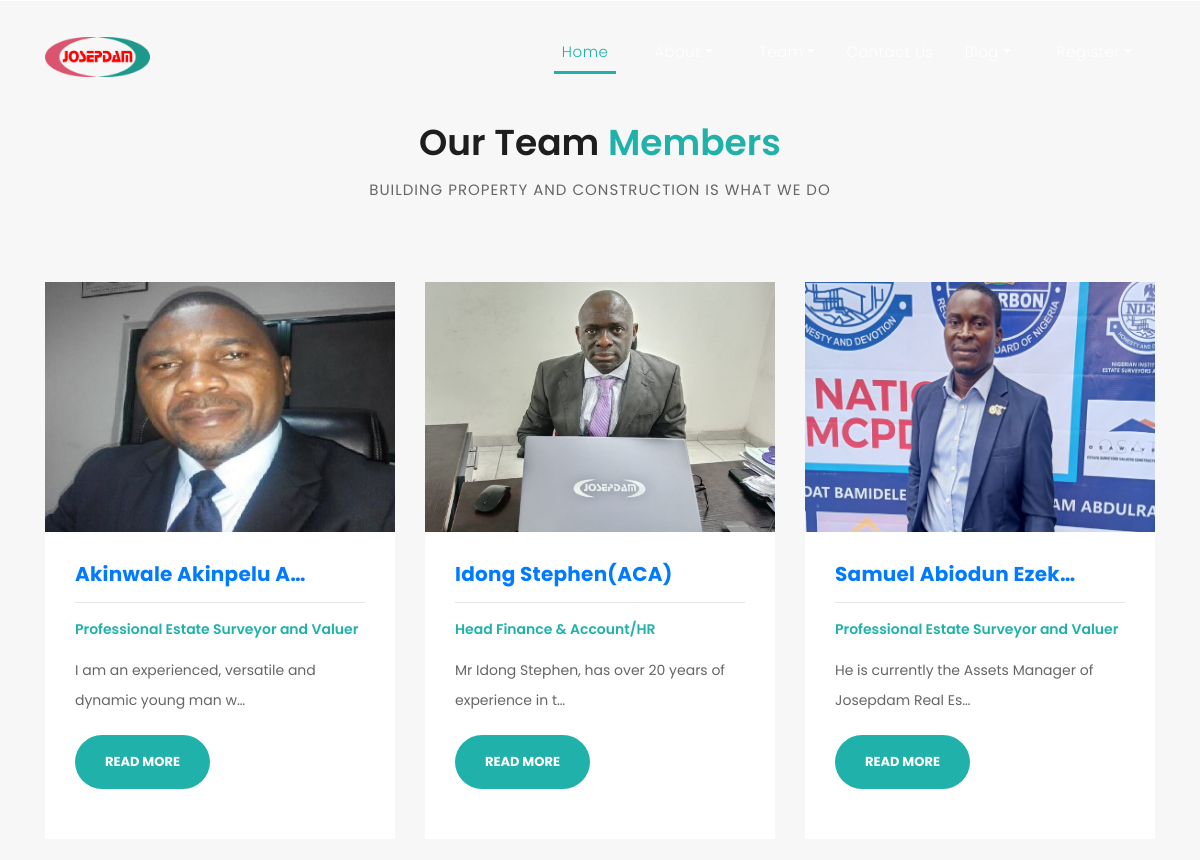
Before: /team/ (upper part) with the older database file.
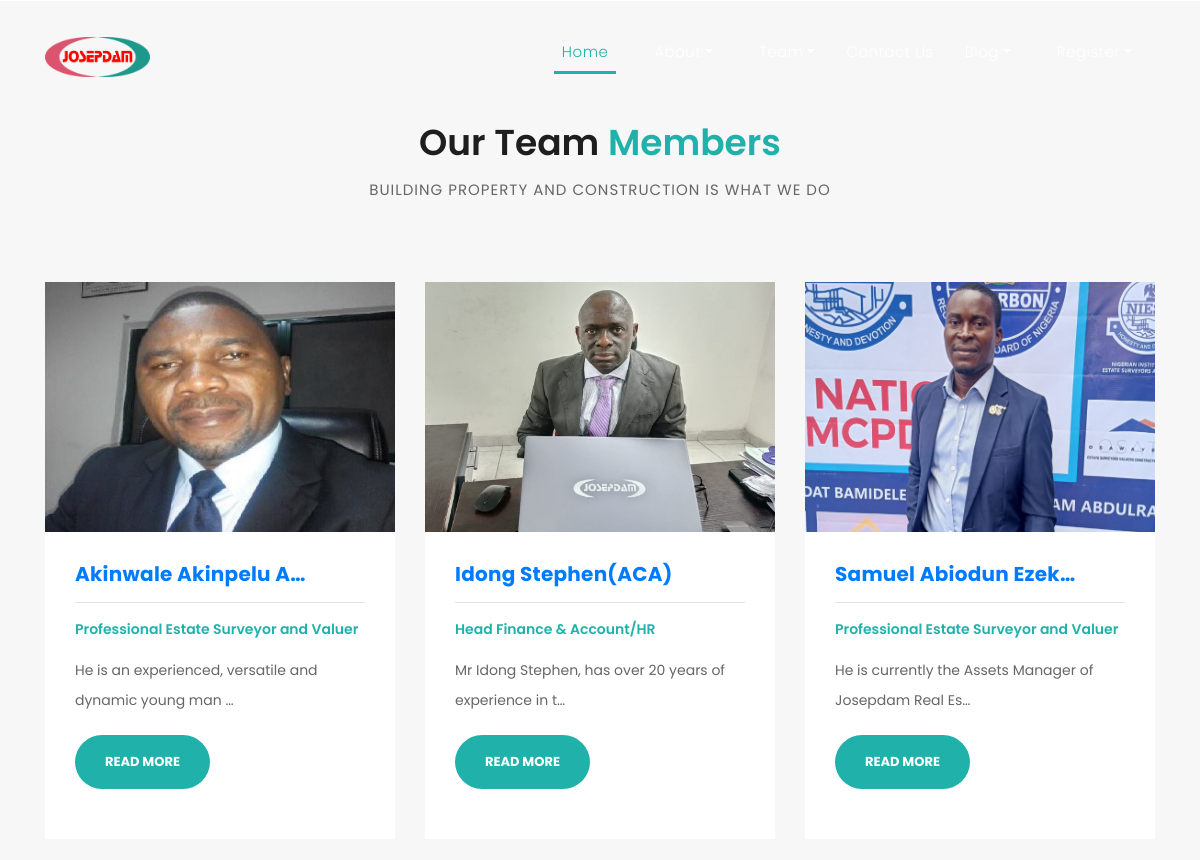
After: the same page with the newer database file.
### josepdam/models.py (models this page shows, shortened)
class TeamsPost (models.Model):
    worker_name = models.CharField (max_length = 200, blank=True, null=True)
    worker_position = models.CharField (max_length = 200, blank=True, null=True)
    worker_description = models.TextField()
    worker_img = models.ImageField(upload_to='images')
    slug = models.SlugField (max_length=25)
    publish_date = models.DateTimeField (auto_now_add= True)
    author = models.ForeignKey(User, on_delete=models.CASCADE)
    class Meta:
        ordering =['-publish_date']

### josepdam/views.py (the view)
# urls.py: path('team/', TeamView.as_view(), name='team'),
class TeamView (ListView):
    model = TeamsPost
    template_name = 'josep/team.html'

### templates/josep/team.html (shortened to what this page needs)
{% extends "base.html" %}
{% load static %}
{% block content %}
    <div class="team" style="margin: 0">
      <div class="container">
        <div class="row">
          <div class="col-md-12">
            <div class="section-heading">
              <h2>Our Team <em>Members</em></h2>
              <span>Building property and construction is what we do </span>
            </div>
          </div>
          {% for post in object_list %}
          <div class="col-md-4">
            <div class="team-item">
              <a href="{% url 'detail-team' post.pk %}">
                {% if post.worker_img %}
                <img src="{{ post.worker_img.url }}" height="250px" alt="">
                {% endif %}
              </a>
              <div class="down-content">
                <a href="{% url 'detail-team' post.pk %}"><h4>{{ post.worker_name |truncatechars:20}}</h4></a><hr>
                <span>{{ post.worker_position }}</span>
                <p>{{ post.worker_description |truncatechars:55}}</p>
                <p>
                  <a href="{% url 'detail-team' post.pk %}" class="filled-button">Read More</a
                </p>
              </div>
            </div>
            <br>
          </div>
          {% endfor %}
          </div>
        </div>
      </div>
    {% endblock %}

Changed rows visible on the page:
changed TeamsPost "Akinwale Akinpelu A…": worker_description "I am an experienced, versatile and dynamic young man w…" → "He is an experienced, versatile and dynamic young man …"
